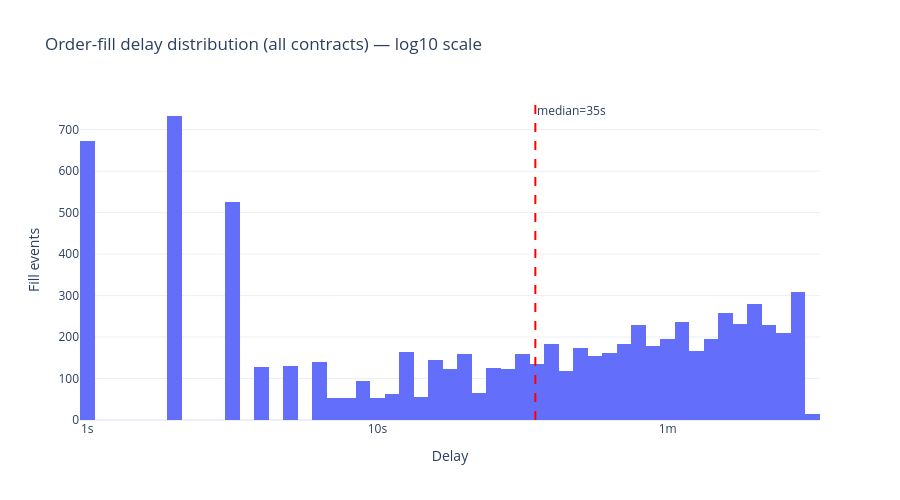

The notebook cell saved with this chart:
### Code cell
import numpy as np

log_delays = np.log10(all_delays_df['delay_s'].clip(lower=1))

fig_delay = go.Figure()
fig_delay.add_trace(go.Histogram(
    x=log_delays,
    nbinsx=80,
    name='All contracts'
))

median_val = all_delays_df['delay_s'].median()
median_log = np.log10(max(median_val, 1))
fig_delay.add_vline(x=median_log, line_dash='dash', line_color='red',
                    annotation_text=f'median={median_val:.0f}s', annotation_position='top right')

max_log = int(np.ceil(log_delays.max()))
tickvals = list(range(0, max_log + 1))
ticktext = ['1s', '10s', '1m', '10m', '1.7h', '11.6h', '4.8d'][:max_log + 1]

fig_delay.update_layout(
    title='Order-fill delay distribution (all contracts) — log10 scale',
    xaxis_title='Delay',
    yaxis_title='Fill events',
    template='plotly_white', height=500,
)
fig_delay.update_xaxes(tickvals=tickvals, ticktext=ticktext)
fig_delay.show()

### Figure 1 — Plotly figure (JSON) as saved in the notebook; plotly's stock layout.template omitted (floating-point values rounded to 4 significant figures; data arrays with more than 128 entries replaced by an {"elided": "..."} marker saying what was removed)
{"data": [{"name": "All contracts", "nbinsx": 80, "type": "histogram", "x": {"elided": "7605 float values"}}], "layout": {"annotations": [{"showarrow": false, "text": "median=35s", "x": 1.544, "xanchor": "left", "xref": "x", "y": 1, "yanchor": "top", "yref": "y domain"}], "height": 500, "shapes": [{"line": {"color": "red", "dash": "dash"}, "type": "line", "x0": 1.544, "x1": 1.544, "xref": "x", "y0": 0, "y1": 1, "yref": "y domain"}], "title": {"text": "Order-fill delay distribution (all contracts) — log10 scale"}, "xaxis": {"ticktext": ["1s", "10s", "1m", "10m"], "tickvals": [0, 1, 2, 3], "title": {"text": "Delay"}}, "yaxis": {"title": {"text": "Fill events"}}}}
